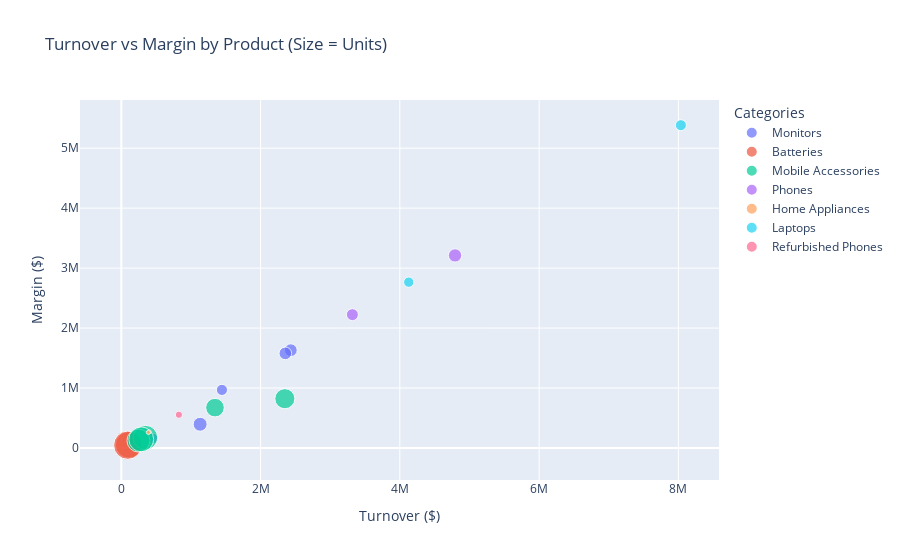

The notebook cell saved with this chart:
### Code cell
prod_scatter = (
    df_to_plot.groupby(["Product", "Categories"], as_index=False)
      .agg(
          turnover=("Τurnover ($)", "sum"),
          margin=("Μargin ($)", "sum"),
          units=("Quantity Ordered", "sum")))

fig = px.scatter(
    prod_scatter,
    x="turnover",
    y="margin",
    size="units",
    color="Categories",
    hover_name="Product",
    title="Turnover vs Margin by Product (Size = Units)",
    labels={"turnover": "Τurnover ($)", "margin": "Μargin ($)"})

fig.show()

### Figure 1 — Plotly figure (JSON) as saved in the notebook; plotly's stock layout.template omitted (floating-point values rounded to 4 significant figures)
{"data": [{"hovertemplate": "<b>%{hovertext}</b><br><br>Categories=Monitors<br>Τurnover ($)=%{x}<br>Μargin ($)=%{y}<br>units=%{marker.size}<extra></extra>", "hovertext": ["20in Monitor", "27in 4K Gaming Monitor", "27in FHD Monitor", "34in Ultrawide Monitor", "Samsung GU50U7099FUXZG (50″ 4K Ultra HD) TV"], "legendgroup": "Monitors", "marker": {"color": "#636efa", "size": [4126, 6243, 7547, 6199, 4818], "sizemode": "area", "sizeref": 77.53, "symbol": "circle"}, "mode": "markers", "name": "Monitors", "orientation": "v", "showlegend": true, "type": "scatter", "x": [453800.0, 2435000.0, 1132000.0, 2356000.0, 1445000.0], "xaxis": "x", "y": [158800.0, 1631000.0, 396200.0, 1578000.0, 968400.0], "yaxis": "y"}, {"hovertemplate": "<b>%{hovertext}</b><br><br>Categories=Batteries<br>Τurnover ($)=%{x}<br>Μargin ($)=%{y}<br>units=%{marker.size}<extra></extra>", "hovertext": ["AA Batteries (4-pack)", "AAA Batteries (4-pack)"], "legendgroup": "Batteries", "marker": {"color": "#EF553B", "size": [27635, 31012], "sizemode": "area", "sizeref": 77.53, "symbol": "circle"}, "mode": "markers", "name": "Batteries", "orientation": "v", "showlegend": true, "type": "scatter", "x": [106100.0, 92730.0], "xaxis": "x", "y": [53060.0, 46360.0], "yaxis": "y"}, {"hovertemplate": "<b>%{hovertext}</b><br><br>Categories=Mobile Accessories<br>Τurnover ($)=%{x}<br>Μargin ($)=%{y}<br>units=%{marker.size}<extra></extra>", "hovertext": ["Apple Airpods Headphones", "Bose SoundSport Headphones", "Lightning Charging Cable", "SoundMagic E11D Wired Earphones", "USB-C Charging Cable"], "legendgroup": "Mobile Accessories", "marker": {"color": "#00cc96", "size": [15657, 13454, 23211, 20553, 23971], "sizemode": "area", "sizeref": 77.53, "symbol": "circle"}, "mode": "markers", "name": "Mobile Accessories", "orientation": "v", "showlegend": true, "type": "scatter", "x": [2349000.0, 1345000.0, 347000.0, 246400.0, 286500.0], "xaxis": "x", "y": [822000.0, 672600.0, 173500.0, 123200.0, 143200.0], "yaxis": "y"}, {"hovertemplate": "<b>%{hovertext}</b><br><br>Categories=Phones<br>Τurnover ($)=%{x}<br>Μargin ($)=%{y}<br>units=%{marker.size}<extra></extra>", "hovertext": ["Google Pixel 3a XL", "iPhone XS"], "legendgroup": "Phones", "marker": {"color": "#ab63fa", "size": [5531, 6847], "sizemode": "area", "sizeref": 77.53, "symbol": "circle"}, "mode": "markers", "name": "Phones", "orientation": "v", "showlegend": true, "type": "scatter", "x": [3319000.0, 4793000.0], "xaxis": "x", "y": [2223000.0, 3211000.0], "yaxis": "y"}, {"hovertemplate": "<b>%{hovertext}</b><br><br>Categories=Home Appliances<br>Τurnover ($)=%{x}<br>Μargin ($)=%{y}<br>units=%{marker.size}<extra></extra>", "hovertext": ["LG F4X1008NWK 8kg Front Load Washer", "LG RH90V9AV2N 9kg Dryer"], "legendgroup": "Home Appliances", "marker": {"color": "#FFA15A", "size": [666, 646], "sizemode": "area", "sizeref": 77.53, "symbol": "circle"}, "mode": "markers", "name": "Home Appliances", "orientation": "v", "showlegend": true, "type": "scatter", "x": [399600.0, 387600.0], "xaxis": "x", "y": [267700.0, 259700.0], "yaxis": "y"}, {"hovertemplate": "<b>%{hovertext}</b><br><br>Categories=Laptops<br>Τurnover ($)=%{x}<br>Μargin ($)=%{y}<br>units=%{marker.size}<extra></extra>", "hovertext": ["Lenovo ThinkPad X1 Carbon", "Macbook Pro Laptop"], "legendgroup": "Laptops", "marker": {"color": "#19d3f3", "size": [4128, 4727], "sizemode": "area", "sizeref": 77.53, "symbol": "circle"}, "mode": "markers", "name": "Laptops", "orientation": "v", "showlegend": true, "type": "scatter", "x": [4128000.0, 8036000.0], "xaxis": "x", "y": [2766000.0, 5384000.0], "yaxis": "y"}, {"hovertemplate": "<b>%{hovertext}</b><br><br>Categories=Refurbished Phones<br>Τurnover ($)=%{x}<br>Μargin ($)=%{y}<br>units=%{marker.size}<extra></extra>", "hovertext": ["Refurbished Phone"], "legendgroup": "Refurbished Phones", "marker": {"color": "#FF6692", "size": [2067], "sizemode": "area", "sizeref": 77.53, "symbol": "circle"}, "mode": "markers", "name": "Refurbished Phones", "orientation": "v", "showlegend": true, "type": "scatter", "x": [826800.0], "xaxis": "x", "y": [554000.0], "yaxis": "y"}], "layout": {"legend": {"itemsizing": "constant", "title": {"text": "Categories"}, "tracegroupgap": 0}, "title": {"text": "Turnover vs Margin by Product (Size = Units)"}, "xaxis": {"anchor": "y", "domain": [0, 1], "title": {"text": "Τurnover ($)"}}, "yaxis": {"anchor": "x", "domain": [0, 1], "title": {"text": "Μargin ($)"}}}}
